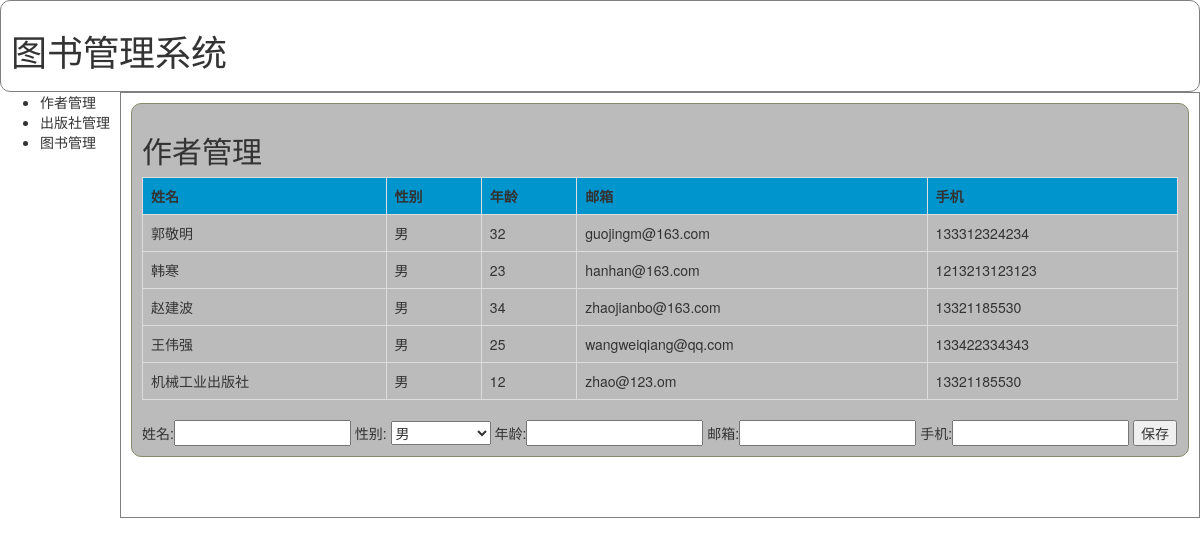
Before: / with the older database file.
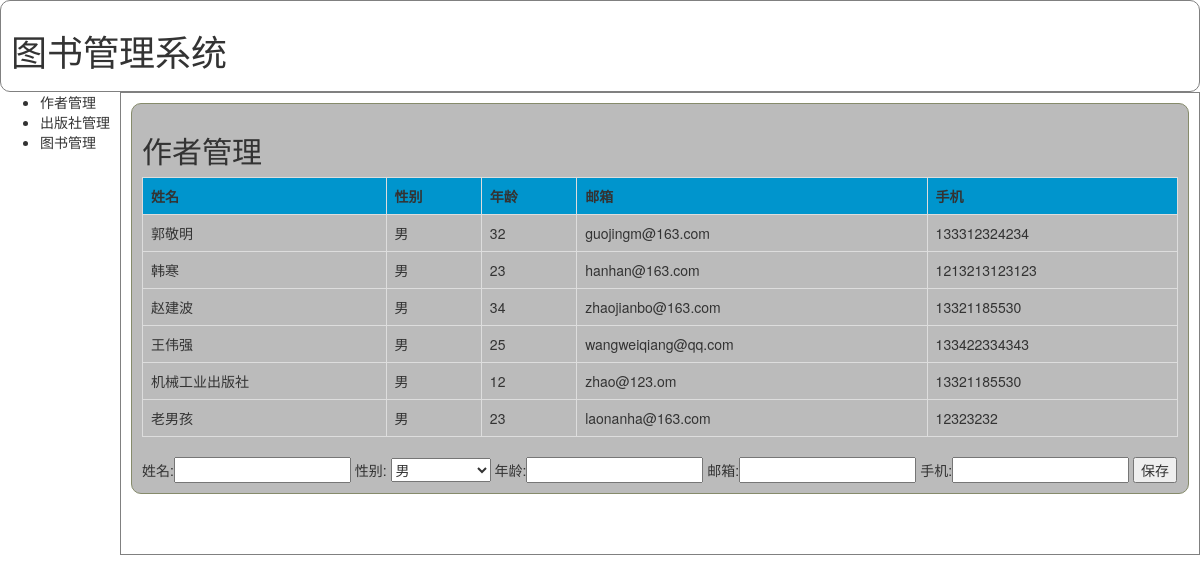
After: the same page with the newer database file.
### app01/models.py (models this page shows)
class Author(models.Model):
    GenderArray = (
        (0, u"男",),
        (1, u"女",),
    )
    name = models.CharField(max_length=30)
    gender = models.IntegerField(choices=GenderArray,)
    age = models.IntegerField()
    email = models.EmailField()
    mobile = models.CharField(max_length=60)
    def __str__(self):
        return self.name

### app01/views.py (the view)
# urls.py: url(r'^$', views.BookManager),
def BookManager(request):
    BookDic = models.Book.objects.all()
    AuthorDic = models.Author.objects.all()
    PublisherDic = models.Publisher.objects.all()
    return render(request, "index.html", {"BookDic": BookDic, "AuthorDic": AuthorDic, "PublisherDic": PublisherDic})

### templates/index.html (shortened to what this page needs)
<!DOCTYPE html>
<html lang="en">
<head>
    <link href="/static/plugins/bootstrap/css/bootstrap.css" rel="stylesheet" />
    <link href="/static/css/commons.css" rel="stylesheet" />
</head>
<body>
    <div style="border: solid grey 1px;padding: 10px;border-radius: 10px;"><h1>图书管理系统</h1></div>
    <div style="float: left;width: 10%">
        <ul>
            <li id="authorm" onclick="authorm();">作者管理</li>
            <li id="publisherm" onclick="publisherm();">出版社管理</li>
            <li id="bookm" onclick="bookm();">图书管理</li>
        </ul>
    </div>
    <div id="right" style="float: left;width: 90%;border: solid grey 1px;padding: 10px;">
        <div id="author" class="bordors" >
            <h2>作者管理</h2>
            <div >
                <table border="1" class="table table-bordered table-hover active">
                    <tr style="background-color: #0095cd">
                        <th>姓名</th>
                        <th>性别</th>
                        <th>年龄</th>
                        <th>邮箱</th>
                        <th>手机</th>
                    </tr>
                    {% for author in AuthorDic %}
                    <tr>
                        <td>{{ author.name }}</td>
                        <td>{{ author.get_gender_display }}</td>
                        <td>{{ author.age }}</td>
                        <td>{{ author.email }}</td>
                        <td>{{ author.mobile }}</td>
                    </tr>
                    {% endfor %}
                </table>
            </div>
            <div>
                <form method="post" action="/AddAuthor/">
                    姓名:<input type="text" name="name"/>
                    性别:
                    <select name="gender"  style="width: 100px;">
                        <option>男</option>
                    </select>
                    年龄:<input type="text" name="age"/>
                    邮箱:<input type="text" name="email"/>
                    手机:<input type="text" name="mobile"/>
                    <input type="submit" value="保存"/>
                </form>
            </div>
            </div>
    </div>
</body>
</html>

Changed rows visible on the page:
added Author: name "老男孩", gender "男", age "23", email "laonanha@163.com", mobile "12323232"
